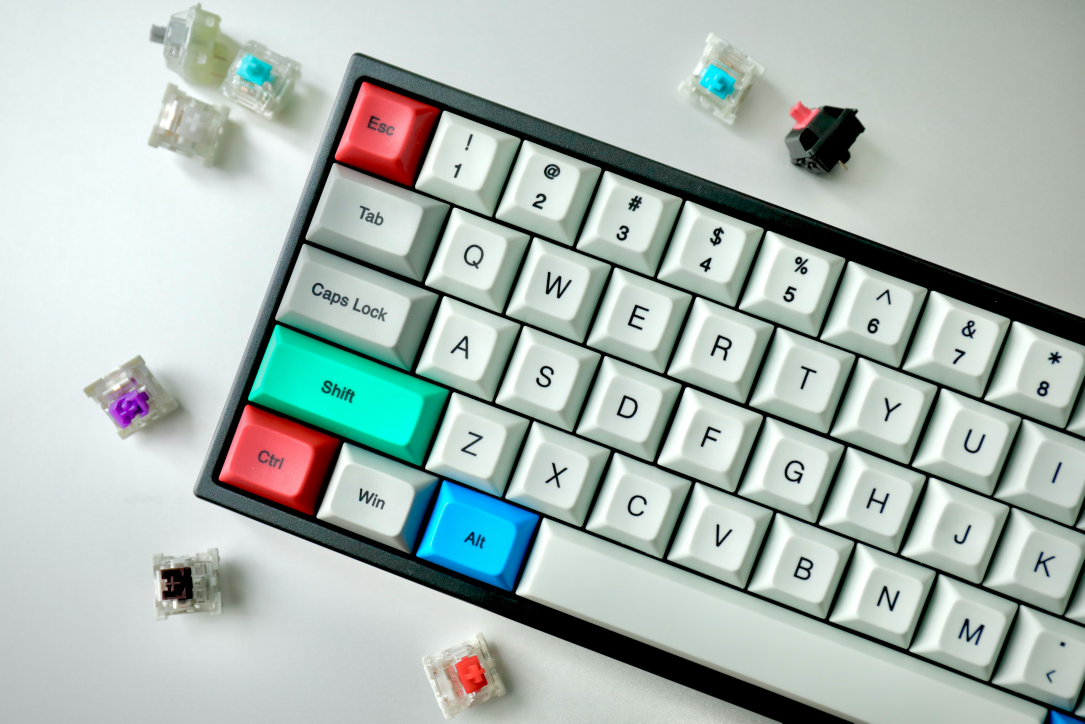
#> input picture photoEditor/keyboard.jpg, 6510 x 4340 px (shown at 1/6 size)
$ python photoEdtor.py
#> lines starting #> are read from the running program, lines starting #| are printed output that depends on the picture
# PhotoEditor Project using Pillow
# --------------------------------
# This script demonstrates how to use Pillow (PIL) to:
# 1. Open an image
# 2. Resize it
# 3. Apply filters (grayscale, blur, sharpen)
# 4. Add text on top
# 5. Save the edited image

from PIL import Image, ImageFilter, ImageDraw, ImageFont, ImageEnhance

# Step 1: Open an image
# Replace 'input.jpg' with the path to your image file
img = Image.open("keyboard.jpg")
#> img is the input picture: PIL image 6510x4340 RGB; mean R, G, B 172.1, 185.6, 180.6

# Step 2: Resize the image
# Resize to 400x400 pixels while keeping aspect ratio
img_resized = img.resize((400, 400))
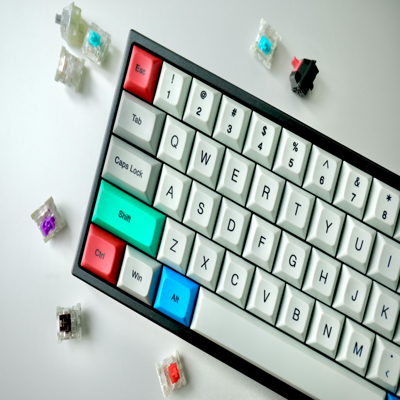
#> img_resized: PIL image 400x400 RGB; mean R, G, B 172.2, 185.7, 180.7

# Step 3: Apply filters

# Create an enhancer object for contrast
enhancer = ImageEnhance.Contrast(img_resized)
# Apply enhancement (factor > 1 increases contrast, < 1 decreases)
img_contrast = enhancer.enhance(1.5)
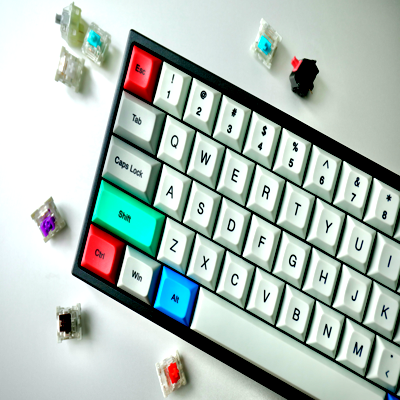
#> img_contrast: PIL image 400x400 RGB; mean R, G, B 175.3, 189.9, 183.1

img_gray = img_resized.convert("L")  # Convert to grayscale
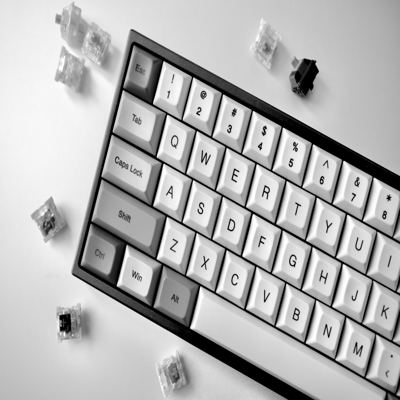
#> img_gray: PIL image 400x400 L; min 0, max 255, mean 181.1
img_blur = img_resized.filter(ImageFilter.BLUR)  # Apply blur
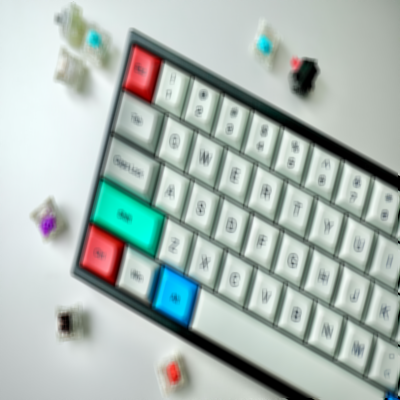
#> img_blur: PIL image 400x400 RGB; mean R, G, B 172.2, 185.7, 180.8
img_sharp = img_resized.filter(ImageFilter.SHARPEN)  # Sharpen image
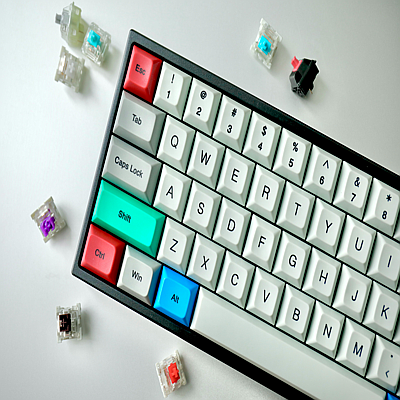
#> img_sharp: PIL image 400x400 RGB; mean R, G, B 173.5, 187, 182

# Step 4: Add text on top
# Create a copy so we don’t overwrite the original
img_text = img_resized.copy()
draw = ImageDraw.Draw(img_text)

# Load a font (default if you don’t have a .ttf file)
# You can replace with a font file: ImageFont.truetype("arial.ttf", 30)
font = ImageFont.load_default()

# Add text at position (10, 10)
draw.text((10, 10), "Hello Pillow!", font=font, fill=(255, 0, 0))

# Step 5: Save the edited images
img_contrast.save("output_contrast.jpg")
img_resized.save("output_resized.jpg")
img_gray.save("output_gray.jpg")
img_blur.save("output_blur.jpg")
img_sharp.save("output_sharp.jpg")
img_text.save("output_text.jpg")
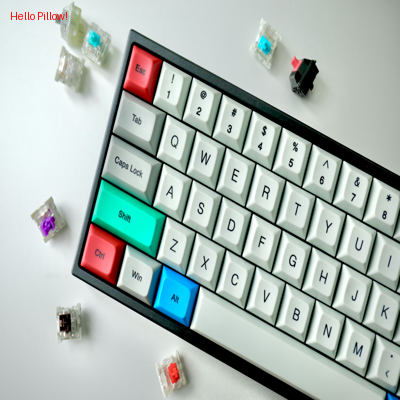
#> saved as output_text.jpg: PIL image 400x400 RGB; mean R, G, B 172.3, 185.5, 180.6

print("✅ Photo editing complete! Check your output images.")
